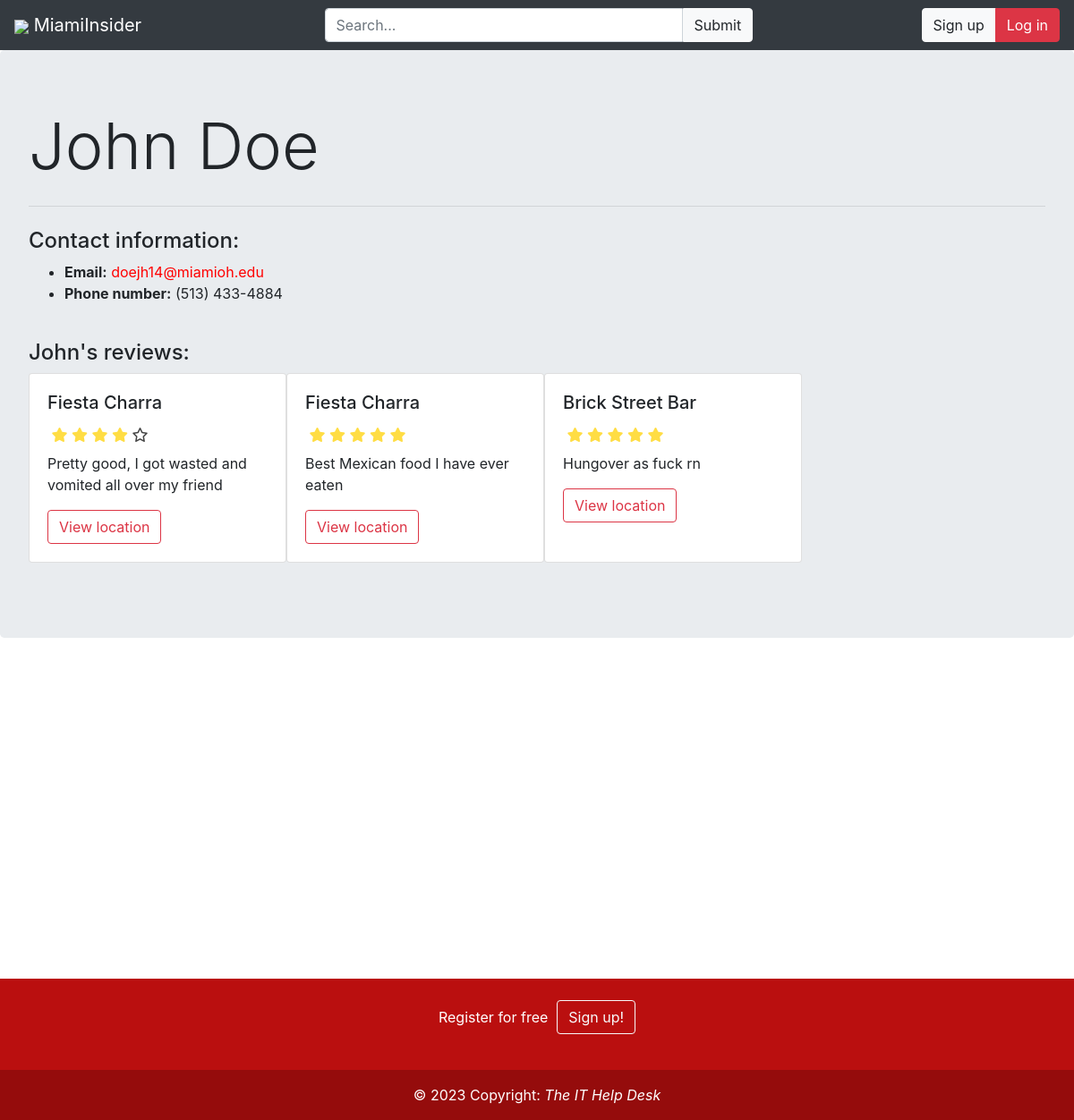
The app's page /profile/1 with its own data.
### database/models.py (models this page shows, shortened)
class User(db.Model):
    __tablename__ = "users"
    id = db.Column(db.Integer, primary_key=True)
    first_name = db.Column(db.String(30), nullable=False)
    last_name = db.Column(db.String(30), nullable=False)
    email = db.Column(db.String(60), unique=True, nullable=False)
    password = db.Column(db.String, nullable=False)
    phone = db.Column(db.String(14))
    private = db.Column(db.Boolean, nullable=False)
    permission = db.Column(db.Integer, nullable=False)

class Review(db.Model):
    __tablename__ = "reviews"
    id = db.Column(db.Integer, primary_key=True)
    user_id = db.Column(db.Integer, db.ForeignKey('users.id'), nullable=False)  # Relational
    user_name = db.Column(db.String(128), nullable=False)
    location_id = db.Column(db.Integer, db.ForeignKey('locations.id'), nullable=False)  # Relational
    location_name = db.Column(db.String(80), nullable=False)
    rating = db.Column(db.Integer, nullable=False)
    text = db.Column(db.String(256))

### __init__.py (the view)
@app.route('/profile/<int:id>')
def profile(id: int):
    user = User.query.filter_by(id=id).first()
    reviews = Review.query.filter_by(user_id=id).all()
    return render_template('profile.html', user=user, reviews=reviews, search_form=SearchForm())

### forms.py
class SearchForm(FlaskForm):
    query = StringField('Search...', validators=[DataRequired(), Length(min=2), validate_search_common_words])
    submit = SubmitField('Submit')

### templates/profile.html (shortened to what this page needs)
<!DOCTYPE html>
<html lang="en">
    <head>
        {% include 'utils/header-template.html' %}
        <link rel="stylesheet" href="{{ url_for('static', filename='stars.css') }}">
    </head>
    <body>
        {% include 'utils/nav-template.html' %}
        <div class="jumbotron" {% if user.private %} style="margin-bottom: 381px;" {% else %} style="margin-bottom: 23px;" {% endif %}>
            <h2 class="display-3">{{ user.first_name }} {{ user.last_name }}</h2>
            <hr class="my-4">
            {% if session.user_id == user.id and user.private %}
                {% if session.user_id == user.id %}
                    <p style="font-weight:bold;color:darkkhaki">
                        Your profile is private. Only you can see the information below.
                    </p>
                {% endif %}
                <h4 class="display-6">Contact information:</h4>
                <ul>
                    <li><strong>Email:</strong>
                        <a style="color:red" href="mailto:{{ user.contact_email }}">{{ user.email }}</a></li>
                    <li><strong>Phone number:</strong> {{ user.phone }}</li>
                </ul>
                <br>
                <h4 class="display-6">{{ user.first_name }}'s reviews:</h4>
                {% if reviews|length == 0 %} <p>{{ user.first_name }} has not posted any reviews.</p> {% endif %}
                <div id="reviews" class="wrap-container">
                    {% for review in reviews %}
                    <div class="card" style="width: 18rem;margin-bottom: 20px;">
                        <div class="card-body">
                            <h5 class="card-title">{{ review.location_name }}</h5>
                            <div class="stars">
                                {% for i in range(review.rating+1) %}
                                    <label class="star-static-full"></label>
                                {% endfor %}
                                {% for i in range(5-review.rating) %}
                                    <label class="star-static"></label>
                                {% endfor %}
                            </div>
                            <p class="card-text">{{ review.text }}</p>
                            <a href="{{ url_for('location', id=review.location_id) }}" class="btn btn-outline-danger">View location</a>
                            {% if session.user_id == review.user_id or session.user_permission == 99 %}<button class="review-del"
                                onclick="confirmDelete({{ review.id }})"><i class="fa-solid fa-trash-can"></i></button>{% endif %}
                        </div>
                    </div>
                    {% endfor %}
                </div>
            {% else %}
            <h4 class="display-6">Contact information:</h4>
            <ul>
                <li><strong>Email:</strong>
                    <a style="color:red" href="mailto:{{ user.contact_email }}">{{ user.email }}</a></li>
                <li><strong>Phone number:</strong> {{ user.phone }}</li>
            </ul>
            <br>
            <h4 class="display-6">{{ user.first_name }}'s reviews:</h4>
            <div id="reviews" class="wrap-container">
                {% for review in reviews %}
                <div class="card" style="width: 18rem;margin-bottom: 20px;">
                    <div class="card-body">
                        <h5 class="card-title">{{ review.location_name }}</h5>
                        <div class="stars">
                            {% for i in range(review.rating+1) %}
                                <label class="star-static-full"></label>
                            {% endfor %}
                            {% for i in range(5-review.rating) %}
                                <label class="star-static"></label>
                            {% endfor %}
                        </div>
                        <p class="card-text">{{ review.text }}</p>
                        <a href="{{ url_for('location', id=review.location_id) }}" class="btn btn-outline-danger">View location</a>
                    </div>
                </div>
                {% endfor %}
            </div>
            {% endif %}
        </div>
        {% include 'utils/footer.html' %}
    </body>
</html>

### static/style.css (style rules this page uses)
body { margin: 0; box-sizing: border-box; }
.custom-search { width: 400px!important; border-top-right-radius: 0!important; border-bottom-right-radius: 0!important; }
.custom-search-btn { border-top-left-radius: 0!important; border-bottom-left-radius: 0!important; }
div.wrap-container { display: flex; flex-wrap: wrap; }
.card { display: inline-block !important; white-space: normal; }

### static/stars.css (style rules this page uses)
div.stars { width: 120px; display: inline-block; }
label.star-static-full~label.star-static-full:before { font-size: 16px; content: '\f005'; color: #FD4; font-family: FontAwesome; }
label.star-static { font-size: 16px; content: '\f005'; color: #444; font-family: FontAwesome; }
label.star-static:before { content: '\f006'; font-family: FontAwesome; }

### records on screen
User: first_name "John", last_name "Doe", email "doejh14@miamioh.edu", phone "(513) 433-4884"
Review: location_name "Fiesta Charra", rating 4 (drawn), text "Pretty good, I got wasted and vomited all over my friend"
Review: location_name "Fiesta Charra", rating 5 (drawn), text "Best Mexican food I have ever eaten"
Review: location_name "Brick Street Bar", rating 5 (drawn), text "Hungover as fuck rn"
